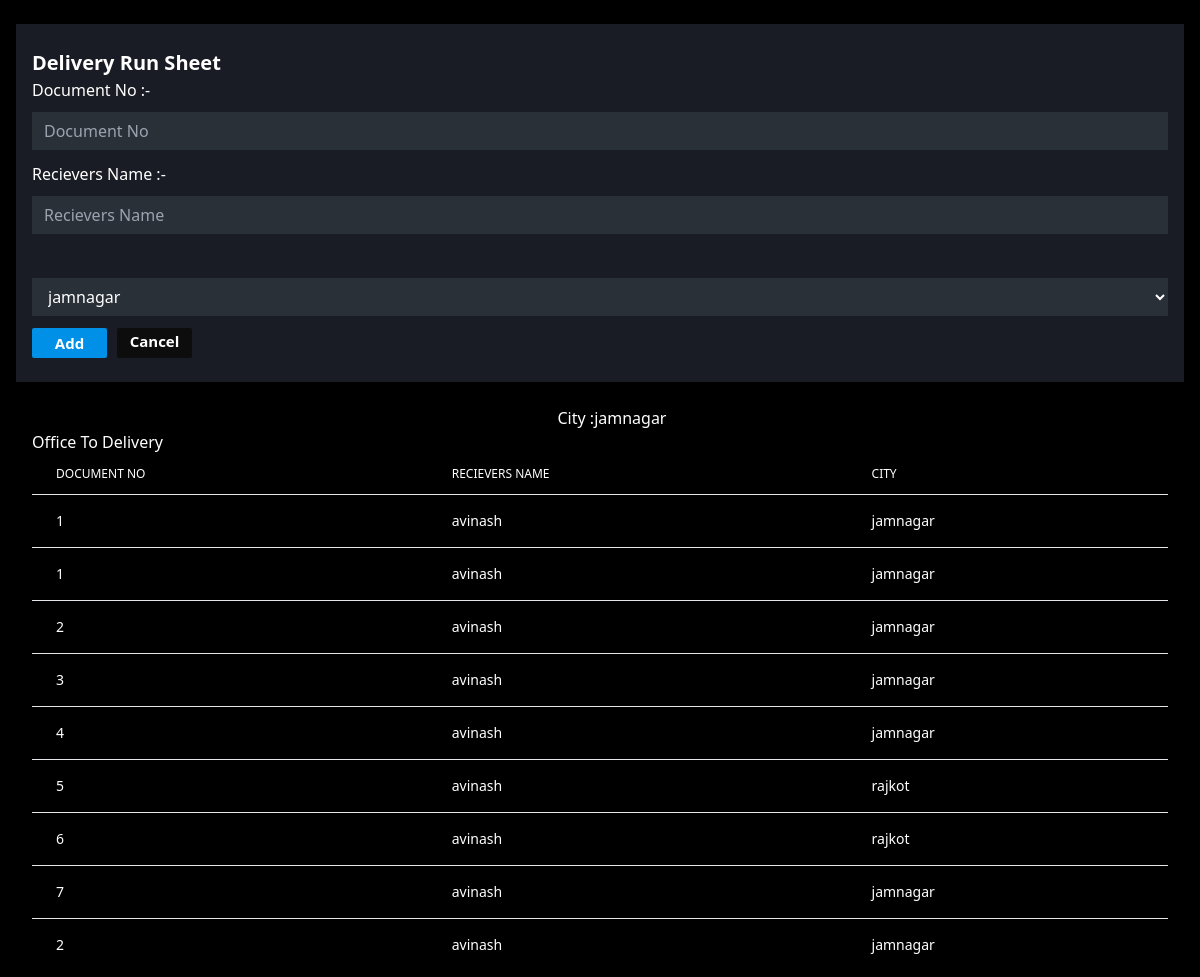
/components/deliveryrunsheet.php, run on the app's committed database.
### tables this page shows
CREATE TABLE `delivery_sheet` (
  `ds_id` int(11) NOT NULL,
  `ds_city` varchar(200) NOT NULL
);

CREATE TABLE `delivery_run_sheet` (
  `drs_id` int(11) NOT NULL,
  `drs_recievers_name` varchar(200) NOT NULL,
  `drs_recieving_city` varchar(200) NOT NULL,
  `drs_documentno` int(200) NOT NULL
);

### components/deliveryrunsheet.php (the view, shortened to what this page needs)
<?php
include '../connection/conn.php';
$query = "SELECT * FROM `delivery_sheet` WHERE ds_id = (SELECT MAX(ds_id) FROM `delivery_sheet`)";
$select = mysqli_query($con, $query);
$row = mysqli_fetch_assoc($select);
?>
<?php include('../Html/html_start.php'); ?>
<div class="grid px-4 items-start bg-[#000000] h-screen overflow-y-auto">
  <div class="grid items-center ">
    <form action="../controller/insert_deliveryrunsheet.php" method="post">
      <div class="grid items-start  my-6 px-4 py-6 bg-[#191C24] xl:my-4">
        <p class="text-white font-semibold text-[20px]">Delivery Run Sheet</p>
        <div class="grid items-center space-y-3 xl:grid-cols-5 xl:space-x-4 xl:space-y-0 xl:py-4">
          <div class="grid items-center text-white space-y-2.5">
            <label for="">Document No :-</label>
            <input type="text"  required name="document_no" placeholder="Document No" class="h-[38px] bg-[#2A3038] px-3">
          </div>
          <div class="grid items-center text-white space-y-2.5">
            <label for="">Recievers Name :-</label>
            <input type="text" required name="recievers_no" placeholder="Recievers Name" class="h-[38px] bg-[#2A3038] px-3">
          </div>
          <?php
          include '../connection/conn.php';
          $query = "SELECT DISTINCT `ab_branch_city` FROM `add_branch`";
          $insert = mysqli_query($con, $query);
          ?>
          <div class="grid items-center text-white space-y-2.5">
            <select name="to_city" class="h-[38px] text-white bg-[#2A3038] px-3 mt-8">
              <?php foreach ($insert as $data) : ?>
                <option value="<?= $data['ab_branch_city'] ?>"><?= $data['ab_branch_city'] ?></option>
              <?php endforeach ?>
            </select>
          </div>
          <div class="flex items-center text-white space-x-2.5 font-semibold ">
            <div class="xl:mt-8">
              <a href="">
                <button class="bg-[#0090e7] h-[30px] w-[75px] text-[15px] rounded-sm">Add</button>
              </a>
            </div>
          </form>
            <div class="xl:mt-8 text-center flex items-center justify-center">
              <a href="../components/deliverysheet.php">
                <p class="bg-[#0D0D0D] h-[30px]  w-[75px] text-[15px] rounded-sm text-center pt-0.5">Cancel  </p>
              </a>
            </div>
  </div>
</div>
<div class="flex items-center justify-center space-x-6 ">
  <div class="flex items-center justify-center text-white">
    <p>City :</p>
    <p><?= $row['ds_city']; ?></p>
  </div>
</div>
<div class="flex items-center justify-between text-white px-4">
  <div>
    <span>Office To Delivery </span>
  </div>
</div>
<div class="flex flex-col px-4 text-white">
  <div class="-m-1.5 overflow-x-auto">
    <div class="p-1.5 min-w-full inline-block align-middle">
      <div class="overflow-hidden">
        <table class="min-w-full divide-y divide-black-200 dark:divide-black-700">
          <thead>
            <tr>
              <th scope="col" class="px-6 py-3 text-left text-xs font-medium text-black-500 uppercase">Document No</th>
              <th scope="col" class="px-6 py-3 text-left text-xs font-medium text-black-500 uppercase">Recievers Name</th>
              <th scope="col" class="px-6 py-3 text-left text-xs font-medium text-black-500 uppercase">City</th>
            </tr>
          </thead>
          <?php
              $query_drs = "SELECT * FROM `delivery_run_sheet`";
              $insert_drs = mysqli_query($con, $query_drs);
          ?>
          <?php foreach($insert_drs as $drs) :?>
            <tbody class="divide-y divide-black-200 dark:divide-black-700">
              <tr>
                <td class="px-6 py-4 whitespace-nowrap text-sm font-medium text-black-800 dark:text-black-200"><?= $drs['drs_documentno']?></td>
                <td class="px-6 py-4 whitespace-nowrap text-sm text-black-800 dark:text-black-200"><?= $drs['drs_recievers_name']?></td>
                <td class="px-6 py-4 whitespace-nowrap text-sm text-black-800 dark:text-black-200"><?= $drs['drs_recieving_city']?></td>
              </tr>
            </tbody>
            <?php endforeach?>
        </table>
      </div>
    </div>
  </div>
</div>

### data on the page
delivery_sheet: ds_city "jamnagar"
delivery_run_sheet: drs_documentno "1", drs_recievers_name "avinash", drs_recieving_city "jamnagar"
delivery_run_sheet: drs_documentno "1", drs_recievers_name "avinash", drs_recieving_city "jamnagar"
delivery_run_sheet: drs_documentno "2", drs_recievers_name "avinash", drs_recieving_city "jamnagar"
delivery_run_sheet: drs_documentno "3", drs_recievers_name "avinash", drs_recieving_city "jamnagar"
delivery_run_sheet: drs_documentno "4", drs_recievers_name "avinash", drs_recieving_city "jamnagar"
delivery_run_sheet: drs_documentno "5", drs_recievers_name "avinash", drs_recieving_city "rajkot"
delivery_run_sheet: drs_documentno "6", drs_recievers_name "avinash", drs_recieving_city "rajkot"
delivery_run_sheet: drs_documentno "7", drs_recievers_name "avinash", drs_recieving_city "jamnagar"
delivery_run_sheet: drs_documentno "2", drs_recievers_name "avinash", drs_recieving_city "jamnagar"

### other printed values
form field to_city "jamnagar"
